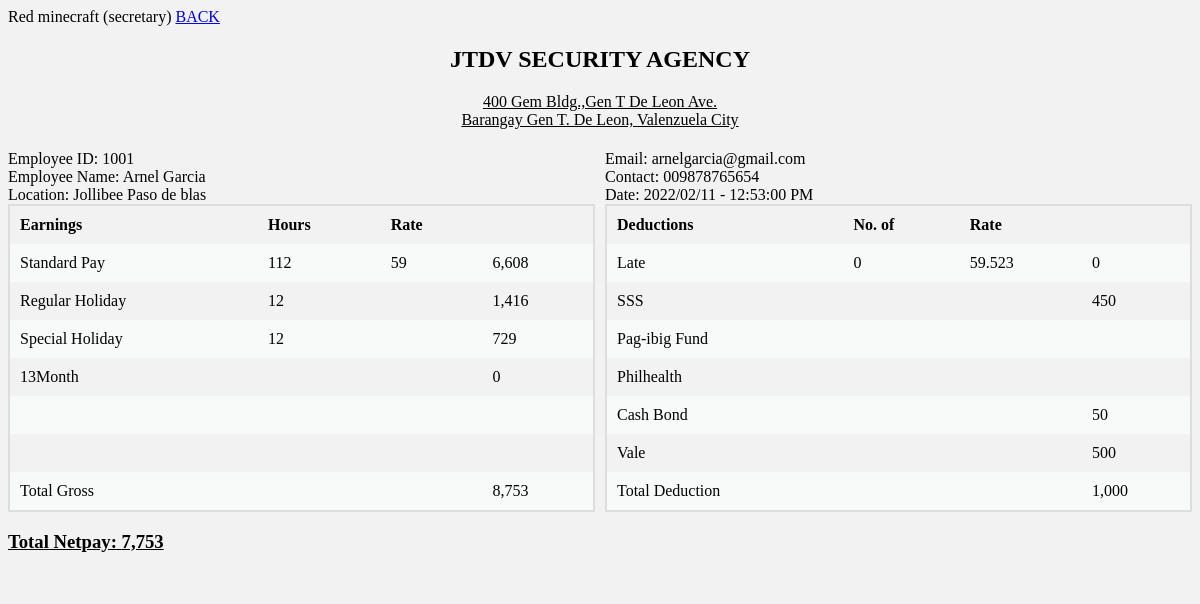
Page /emp_module-main/SecretaryPortal/viewsalary.php?logid=106 (signed in) on the committed database.
### tables this page shows
CREATE TABLE `generated_salary` (
  `log` int(11) NOT NULL,
  `emp_id` varchar(11) DEFAULT NULL,
  `location` varchar(255) DEFAULT NULL,
  `rate_hour` float DEFAULT NULL,
  `date` varchar(255) DEFAULT NULL,
  `hours_duty` float DEFAULT NULL,
  `regular_holiday` float DEFAULT NULL,
  `special_holiday` float DEFAULT NULL,
  `day_late` float DEFAULT NULL,
  `hrs_late` float DEFAULT NULL,
  `day_absent` float DEFAULT NULL,
  `hours_absent` float DEFAULT NULL,
  `no_of_work` float DEFAULT NULL,
  `sss` float DEFAULT NULL,
  `pagibig` float DEFAULT NULL,
  `philhealth` float DEFAULT NULL,
  `cashbond` float DEFAULT NULL,
  `vale` float DEFAULT NULL,
  `thirteenmonth` float DEFAULT NULL,
  `total_hours` float DEFAULT NULL,
  `regular_pay` float DEFAULT NULL,
  `regular_holiday_pay` float DEFAULT NULL,
  `special_holiday_pay` float DEFAULT NULL,
  `absent_pay` float DEFAULT NULL,
  `total_deduction` float DEFAULT NULL,
  `total_gross` float DEFAULT NULL,
  `total_netpay` float DEFAULT NULL,
  `dateandtime_created` varchar(50) NOT NULL
);

CREATE TABLE `emp_info` (
  `id` int(11) NOT NULL,
  `empId` varchar(255) NOT NULL,
  `companyId` varchar(255) NOT NULL,
  `firstname` varchar(255) NOT NULL,
  `lastname` varchar(255) NOT NULL,
  `address` varchar(255) NOT NULL,
  `cpnumber` varchar(11) NOT NULL,
  `status` varchar(255) NOT NULL,
  `access` varchar(255) NOT NULL,
  `position` varchar(100) NOT NULL,
  `scheduleTimeIn` varchar(100) NOT NULL,
  `scheduleTimeOut` varchar(100) NOT NULL,
  `email` varchar(255) NOT NULL,
  `password` varchar(255) NOT NULL,
  `timer` varchar(255) NOT NULL,
  `rate` float NOT NULL
);

### emp_module-main/SecretaryPortal/viewsalary.php (the view, shortened to what this page needs)
<?php
require_once('../class.php');
$sessionData = $payroll->getSessionSecretaryData();
$payroll->verifyUserAccess($sessionData['access'], $sessionData['fullname']);
$id = $_GET['logid'];
?>
<!DOCTYPE html>
<html lang="en">
<head>
</head>
<body>
    <?php
    $sql = "SELECT *
    FROM generated_salary
    INNER JOIN emp_info ON generated_salary.emp_id = emp_info.empId
    WHERE generated_salary.log = ?;";
    $stmt = $payroll->con()->prepare($sql);
    $stmt->execute([$id]);
    $rows = $stmt->fetch();
    $lateprice = $rows->rate_hour * $rows->hrs_late;
    ?>
    <a href="manualpayroll.php">BACK</a>
    <center><h2>JTDV SECURITY AGENCY</h2>
<p><u>400 Gem Bldg.,Gen T De Leon Ave.</br>Barangay Gen T. De Leon, Valenzuela City</u></p></center>
<div class="row">
  <div class="column">
  <label for="empid">Employee ID: </label><?php echo $rows->empId; ?></br>
 <label for="empname">Employee Name: </label><?php echo $rows->firstname ." ". $rows->lastname; ?></br>
 <label for="location">Location: </label><?php echo $rows->location; ?>
    <table>
            <tr>
                <th>Earnings</th>
                <th>Hours</th>
                <th>Rate</th>
                <th>&nbsp;</th>
            </tr>
            <?php echo "<tr>
            <td>Standard Pay</td>
            <td>$rows->total_hours</td>
            <td>$rows->rate_hour</td>
            <td>",number_format($rows->regular_pay),"</td>
            </tr>
            <tr>
            <td>Regular Holiday </td>
            <td>$rows->regular_holiday</td>
            <td></td>
            <td>",number_format($rows->regular_holiday_pay),"</td>
            </tr>
            </tr>
            <tr>
            <td>Special Holiday</td>
            <td>$rows->special_holiday </td>
            <td></td>
            <td>",number_format($rows->special_holiday_pay)," </td>
            </tr>
            <tr>
            <td>13Month</td>
            <td></td>
            <td> </td>
            <td>",number_format($rows->thirteenmonth)," </td>
            </tr>
            <tr>
            <td>&emsp;</td>
            <td> </td>
            <td> </td>
            <td> </td>
            </tr>
            <tr>
            <td>&emsp;</td>
            <td> </td>
            <td> </td>
            <td></td>
            </tr>
            <tr>
            <td>Total Gross</td>
            <td> </td>
            <td> </td>
            <td>",number_format($rows->total_gross),"</td>
            </tr>
            ";?>
    </table>
    <h3><u>Total Netpay: <?php echo number_format($rows->total_netpay);?></h3></u>
</div>
<div class="column">
<label for="email">Email: </label><?php echo $rows->email;?></br>
<label for="contact">Contact: </label><?php echo "0".$rows->cpnumber;   ?></br>
<label for="date">Date: </label><?php echo $rows->date.' - '.$rows->dateandtime_created;?>
    <table>
            <tr>
                <th>Deductions</th>
                <th>No. of</th>
                <th>Rate</th>
                <th>&nbsp;</th>
            </tr>
            <?php echo "
            <tr>
            <td>Late </td>
            <td>$rows->hrs_late</td>
            <td>59.523</td>
            <td>$lateprice</td>
            </tr>
            <tr>
            <td>SSS </td>
            <td> </td>
            <td> </td>
            <td>$rows->sss </td>
            </tr>
            <tr>
            <td>Pag-ibig Fund </td>
            <td> </td>
            <td> </td>
            <td>$rows->pagibig</td>
            </tr>
            <tr>
            <td>Philhealth </td>
            <td> </td>
            <td> </td>
            <td>$rows->philhealth</td>
            </tr>
            <tr>
            <td>Cash Bond </td>
            <td> </td>
            <td> </td>
            <td>$rows->cashbond </td>
            </tr>
            <tr>
            <td>Vale </td>
            <td> </td>
            <td> </td>
            <td>$rows->vale </td>
            </tr>
            <tr>
            <td>Total Deduction</td>
            <td></td>
            <td></td>
            <td>",number_format($rows->total_deduction),"</td>
            </tr>
            ";?>
    </table>
</div>
</div>
</body>
</html>

### emp_module-main/SecretaryPortal/viewsalary.php (style rules this page uses)
* { box-sizing: border-box; }
body { background:#F2F2F2; }
.row { margin-left:-5px; margin-right:-5px; }
.column { float: left; width: 50%; padding: 5px; }
.row::after { content: ""; clear: both; display: table; }
table { border-collapse: collapse; border-spacing: 0; width: 100%; border: 2px solid #ddd; }
th, td { text-align: left; padding: 10px; }
tr:nth-child(even) { background-color: #f8f9f9; }

### rows in the picture
generated_salary: emp_info.empId "1001", emp_info.firstname "Arnel", emp_info.lastname "Garcia", location "Jollibee Paso de blas", total_hours "112", rate_hour "59", regular_pay "6,608", regular_holiday "12", regular_holiday_pay "1,416", special_holiday "12", special_holiday_pay "729", thirteenmonth "0", total_gross "8,753", total_netpay "7,753", emp_info.email "arnelgarcia@gmail.com", emp_info.cpnumber "09878765654", date "2022/02/11", dateandtime_created "12:53:00 PM", hrs_late "0", sss "450", cashbond "50", vale "500", total_deduction "1,000"

### other values in the picture
$access "secretary"
